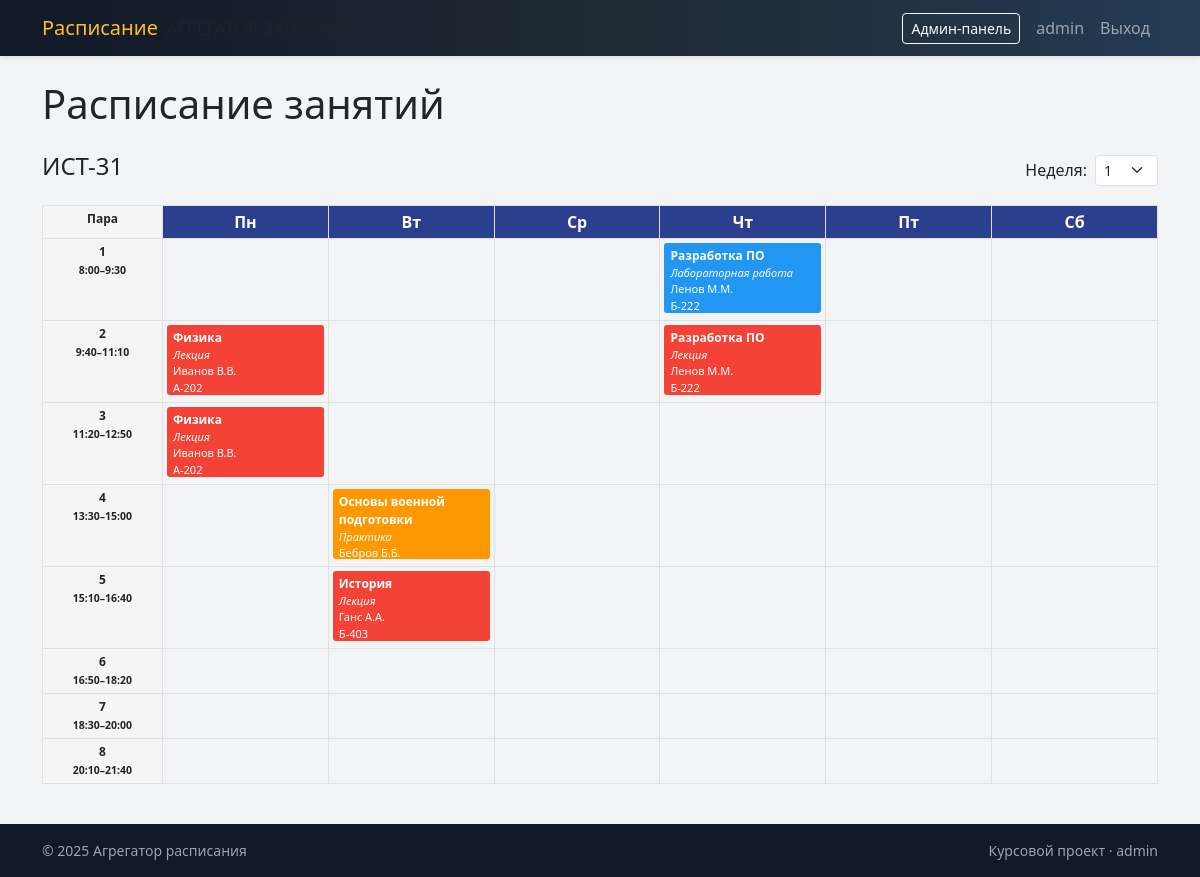
Screenshot of /group/1 (signed in) with the database file from the repository.
### app.py (models this page shows, shortened)
class User(db.Model, UserMixin):
    id = db.Column(db.Integer, primary_key=True)
    username = db.Column(db.String(64), unique=True, nullable=False)
    email = db.Column(db.String(120), unique=True, nullable=False)
    password_hash = db.Column(db.String(255), nullable=False)
    is_admin = db.Column(db.Boolean, default=False, nullable=False)

class Group(db.Model):
    id = db.Column(db.Integer, primary_key=True)
    name = db.Column(db.String(64), unique=True, nullable=False)
    lessons = db.relationship('Lesson', backref='group', lazy=True)

class Lesson(db.Model):
    id = db.Column(db.Integer, primary_key=True)
    week = db.Column(db.Integer, nullable=False)
    weekday = db.Column(db.Integer, nullable=False)
    lesson_number = db.Column(db.Integer, nullable=False)
    subject = db.Column(db.String(128), nullable=False)
    lesson_type = db.Column(db.String(20), nullable=False)
    group_id = db.Column(db.Integer, db.ForeignKey('group.id'), nullable=False)
    teacher_name = db.Column(db.String(128), nullable=False)
    classroom_name = db.Column(db.String(64), nullable=False)

### app.py (the view)
@app.route('/group/<int:group_id>')
def group_schedule(group_id):
    group = Group.query.get_or_404(group_id)
    week = request.args.get('week', type=int) or 1
    week = max(1, min(25, week))
    lessons = Lesson.query.filter_by(group_id=group.id, week=week).all()
    return render_template('group_schedule.html',
                           group=group,
                           lessons=lessons,
                           current_week=week)

### app.py (called while the page is built)
@login_manager.user_loader
def load_user(user_id):
    return User.query.get(int(user_id))

### templates/group_schedule.html (shortened to what this page needs)
{% extends 'base.html' %}
{% block content %}
<h1 class="mb-4">Расписание занятий</h1>
<div class="d-flex justify-content-between align-items-center mb-3">
  <h4>{{ group.name }}</h4>
  <form method="get" class="d-flex align-items-center">
    <label class="me-2 mb-0">Неделя:</label>
    <select name="week" class="form-select form-select-sm" onchange="this.form.submit()">
      {% for w in range(1, 26) %}
        <option value="{{ w }}" {% if w == current_week %}selected{% endif %}>{{ w }}</option>
      {% endfor %}
    </select>
  </form>
</div>
{% set grid = {} %}
{% for l in lessons %}
  {% set key = (l.weekday, l.lesson_number) %}
  {% if key not in grid %}
    {% set _ = grid.update({key: [l]}) %}
  {% else %}
    {% set _ = grid[key].append(l) %}
  {% endif %}
{% endfor %}
{% set days = [
  (1, 'Пн'),
  (2, 'Вт'),
  (3, 'Ср'),
  (4, 'Чт'),
  (5, 'Пт'),
  (6, 'Сб')
] %}
{% set pair_times = [
  '8:00–9:30',
  '9:40–11:10',
  '11:20–12:50',
  '13:30–15:00',
  '15:10–16:40',
  '16:50–18:20',
  '18:30–20:00',
  '20:10–21:40'
] %}
<table class="schedule-grid">
  <thead>
    <tr>
      <th class="schedule-time-col">Пара</th>
      {% for d in days %}
        <th class="schedule-day-header">{{ d[1] }}</th>
      {% endfor %}
    </tr>
  </thead>
  <tbody>
  {% for num in range(1,9) %}
    <tr>
      <td class="schedule-time-col">
        {{ num }}<br>
        <small>{{ pair_times[num-1] }}</small>
      </td>
      {% for d in days %}
        <td>
          {% set cell_lessons = grid.get((d[0], num), []) %}
          {% for l in cell_lessons %}
            {% if l.lesson_type == 'lecture' %}
              {% set type_class = 'lesson-lecture' %}
            {% elif l.lesson_type == 'practice' %}
              {% set type_class = 'lesson-practice' %}
            {% else %}
              {% set type_class = 'lesson-lab' %}
            {% endif %}
            <div class="lesson-card {{ type_class }}">
  <span class="subject">{{ l.subject }}</span>
  {% if l.lesson_type == 'lecture' %}
    <span class="lesson-kind">Лекция</span>
  {% elif l.lesson_type == 'practice' %}
    <span class="lesson-kind">Практика</span>
  {% elif l.lesson_type == 'lab' %}
    <span class="lesson-kind">Лабораторная работа</span>
  {% endif %}
  <span class="teacher">{{ l.teacher_name }}</span>
  <span class="place">{{ l.classroom_name }}</span>
</div>
          {% endfor %}
        </td>
      {% endfor %}
    </tr>
  {% endfor %}
  </tbody>
</table>
{% endblock %}

### templates/base.html (shortened to what this page needs)
<!doctype html>
<html lang="ru">
<head>
    <link href="https://cdn.jsdelivr.net/npm/bootstrap@5.3.3/dist/css/bootstrap.min.css" rel="stylesheet">
</head>
<body class="d-flex flex-column min-vh-100">
<nav class="navbar navbar-expand-lg navbar-dark navbar-gradient shadow-sm">
  <div class="container">
    <a class="navbar-brand d-flex align-items-center" href="{{ url_for('index') }}">
      <span class="me-2">Расписание</span>
      <small class="text-uppercase text-muted">агрегатор занятий</small>
    </a>
    <div class="collapse navbar-collapse" id="navbarMain">
      <ul class="navbar-nav ms-auto align-items-lg-center">
        {% if current_user.is_authenticated %}
          {% if current_user.is_admin %}
          <li class="nav-item me-2">
            <a class="btn btn-sm btn-outline-light" href="{{ url_for('admin_index') }}">Админ-панель</a>
          </li>
          {% endif %}
          <li class="nav-item">
            <span class="nav-link">{{ current_user.username }}</span>
          </li>
          <li class="nav-item">
            <a class="nav-link" href="{{ url_for('logout') }}">Выход</a>
          </li>
        {% endif %}
      </ul>
    </div>
  </div>
</nav>
<main class="flex-fill">
  <div class="container page-wrapper">
    {% block content %}{% endblock %}
  </div>
</main>
<footer class="py-3 mt-auto">
  <div class="container d-flex justify-content-between align-items-center">
    <span class="small">
      © 2025 Агрегатор расписания
    </span>
    <span class="small">
      Курсовой проект{% if current_user.is_authenticated %} · {{ current_user.username }}{% endif %}
    </span>
  </div>
</footer>
</body>
</html>

### templates/base.html (style rules this page uses)
body { background: #f3f4f6; }
.navbar-gradient { background: linear-gradient(90deg, #111827, #1f2933, #243b53); }
.navbar-brand span { color: #fbbf24; }
.page-wrapper { padding-top: 24px; padding-bottom: 40px; }
footer { background: #111827; color: #9ca3af; }

### templates/group_schedule.html (style rules this page uses)
.schedule-grid { border-collapse: collapse; width: 100%; table-layout: fixed; }
.schedule-grid th, .schedule-grid td { border: 1px solid #e0e0e0; vertical-align: top; padding: 4px; }
.schedule-time-col { width: 120px; text-align: center; font-weight: 600; background-color: #f5f5f5; font-size: 12px; }
.schedule-day-header { text-align: center; background-color: #2b3f8f; color: #fff; font-weight: 600; }
.lesson-card { margin-bottom: 3px; padding: 4px 6px; color: #fff; border-radius: 3px; font-size: 12px; height: 70px; overflow: hidden; }
.lesson-card .lesson-kind { display: block; font-size: 11px; font-style: italic; }
.lesson-card .subject { display: block; font-weight: 600; }
.lesson-card .teacher, .lesson-card .place, .lesson-card .group-name, .lesson-card .lesson-kind { display: block; font-size: 11px; white-space: nowrap; text-overflow: ellipsis; }
.lesson-lecture { background-color: #f44336; }
.lesson-practice { background-color: #ff9800; }
.lesson-lab { background-color: #2196f3; }

### rows the page displays
User: username "admin"
Group: name "ИСТ-31"
Lesson: subject "Разработка ПО", lesson_type "Лабораторная работа", teacher_name "Ленов М.М.", classroom_name "Б-222"
Lesson: subject "Физика", lesson_type "Лекция", teacher_name "Иванов В.В.", classroom_name "А-202"
Lesson: subject "Разработка ПО", lesson_type "Лекция", teacher_name "Ленов М.М.", classroom_name "Б-222"
Lesson: subject "Физика", lesson_type "Лекция", teacher_name "Иванов В.В.", classroom_name "А-202"
Lesson: subject "Основы военной подготовки", lesson_type "Практика", teacher_name "Бебров Б.Б."
Lesson: subject "История", lesson_type "Лекция", teacher_name "Ганс А.А.", classroom_name "Б-403"

### other values shown
{{ d[1] }} "Пн" "Вт" "Ср" "Чт" "Пт" "Сб"
{{ num }} "1" "2" "3" "4" "5" "6" "7" "8"
{{ pair_times[num-1] }} "8:00–9:30" "9:40–11:10" "11:20–12:50" "13:30–15:00" "15:10–16:40" "16:50–18:20" "18:30–20:00" "20:10–21:40"
form field week "1"
